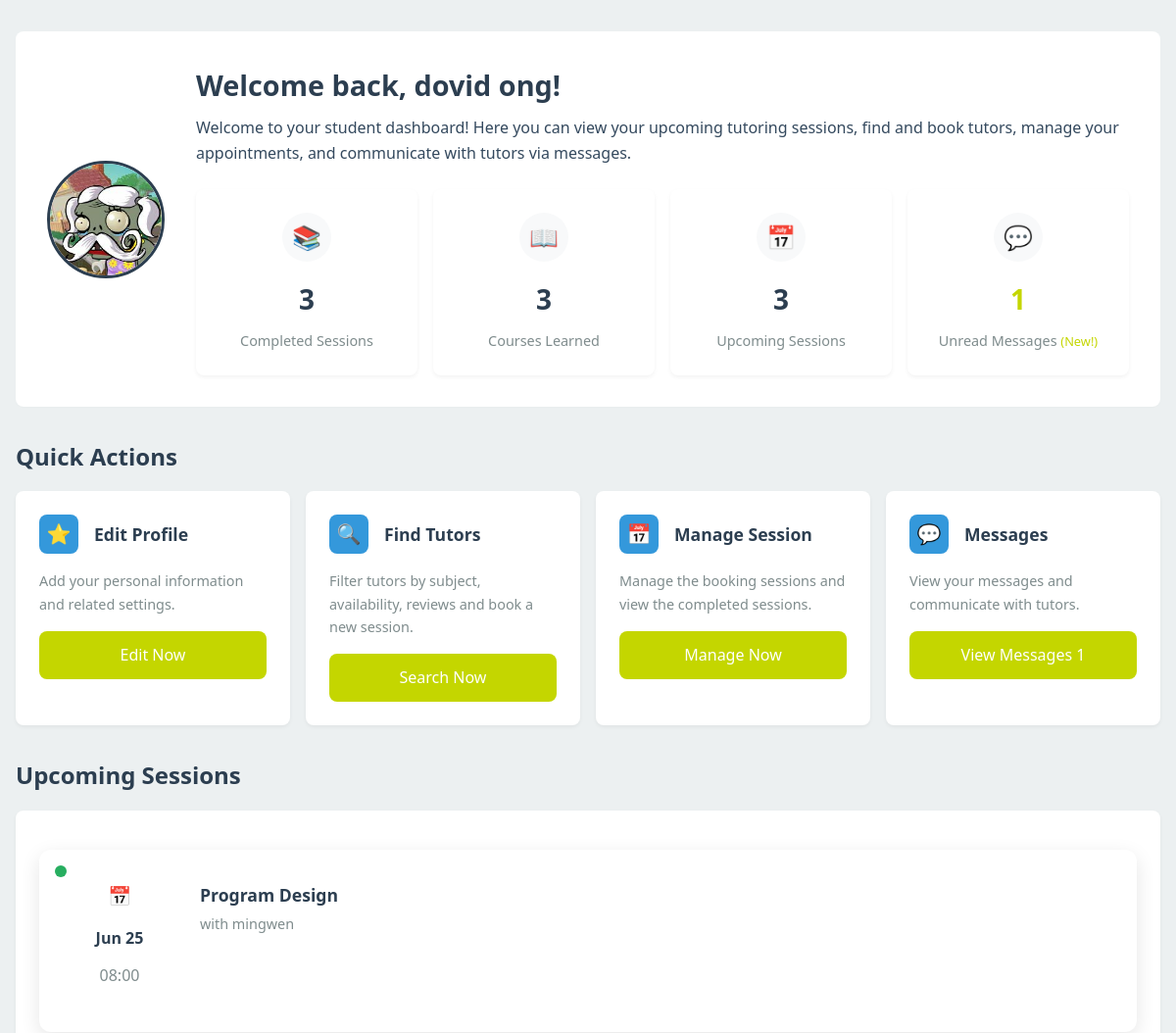
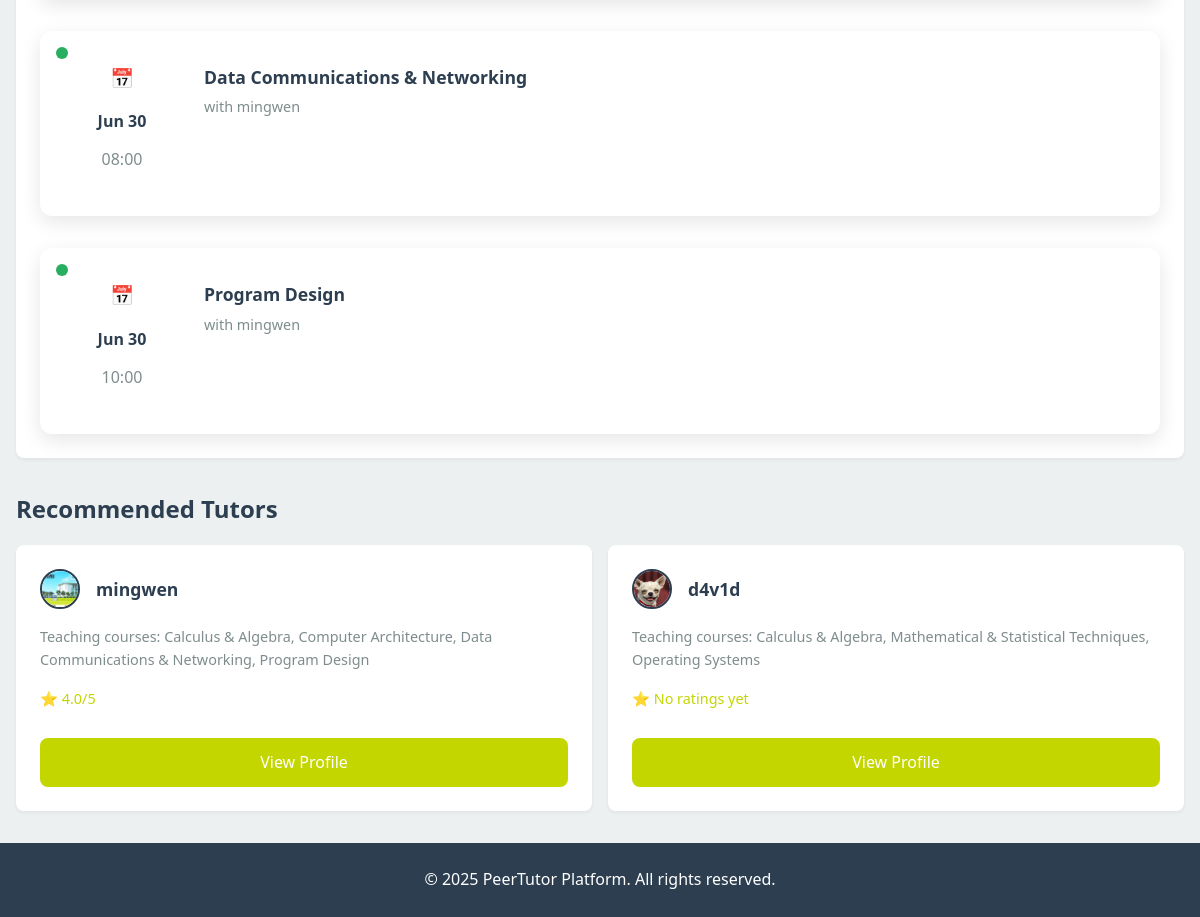
The app's page /student_main_page.php (signed in) with its own data (2 pictures, top to bottom).
### tables this page shows
CREATE TABLE `user` (
  `user_id` int(11) NOT NULL,
  `username` varchar(50) NOT NULL,
  `password` varchar(255) DEFAULT NULL,
  `email` varchar(100) NOT NULL,
  `role` enum('student','tutor','admin') NOT NULL,
  `first_name` varchar(50) NOT NULL,
  `last_name` varchar(50) NOT NULL,
  `phone` varchar(20) DEFAULT NULL,
  `profile_image` varchar(255) DEFAULT NULL,
  `is_active` tinyint(1) DEFAULT 1,
  `created_at` timestamp NOT NULL DEFAULT current_timestamp(),
  `last_login` datetime DEFAULT NULL,
  `reset_token_hash` varchar(64) DEFAULT NULL,
  `reset_token_expires_at` datetime DEFAULT NULL
);

CREATE TABLE `session` (
  `session_id` int(11) NOT NULL,
  `tutor_id` int(11) NOT NULL,
  `student_id` int(11) NOT NULL,
  `course_id` int(11) NOT NULL,
  `location_id` int(11) DEFAULT NULL,
  `status` enum('pending','confirmed','rejected','completed','cancelled') NOT NULL DEFAULT 'pending',
  `start_datetime` datetime NOT NULL,
  `end_datetime` datetime NOT NULL,
  `cancellation_deadline` datetime GENERATED ALWAYS AS (`start_datetime` - interval 24 hour) STORED,
  `cancellation_reason` text DEFAULT NULL,
  `cancelled_by` int(11) DEFAULT NULL,
  `created_at` timestamp NOT NULL DEFAULT current_timestamp(),
  `email_sent` tinyint(1) DEFAULT 0
);

CREATE TABLE `course` (
  `id` int(11) NOT NULL,
  `course_name` varchar(100) NOT NULL,
  `details` text DEFAULT NULL,
  `status` enum('active','inactive') DEFAULT 'active',
  `created_at` timestamp NOT NULL DEFAULT current_timestamp(),
  `updated_at` timestamp NOT NULL DEFAULT current_timestamp() ON UPDATE current_timestamp()
);

### student_main_page.php (the view, shortened to what this page needs)
<?php
require_once "db_connection.php";
$user_id = $_SESSION['user_id'];
$user_query = "SELECT username, email, role, first_name, last_name, profile_image, created_at FROM user WHERE user_id = ?";
$stmt = $conn->prepare($user_query);
$stmt->bind_param("i", $user_id);
$stmt->execute();
$user_result = $stmt->get_result();
$user_data = $user_result->fetch_assoc();
$first_name = $user_data['first_name'] ?: '';
$last_name = $user_data['last_name'] ?: '';
$profile_image = $user_data['profile_image'];
$upcoming_sessions = [];
$upcoming_sessions_query = "
    SELECT s.session_id, s.created_at AS session_date, s.status, c.course_name AS subject,
           u.username AS tutor_name, s.start_datetime, s.end_datetime
    FROM session s
    JOIN user u ON s.tutor_id = u.user_id
    JOIN course c ON s.course_id = c.id
    WHERE s.student_id = ? AND s.status = 'confirmed' AND s.end_datetime > NOW()
    ORDER BY s.start_datetime";
try {
    $stmt = $conn->prepare($upcoming_sessions_query);
    if ($stmt) {
        $stmt->bind_param("i", $user_id);
        $stmt->execute();
        $upcoming_sessions_result = $stmt->get_result();
        while ($row = $upcoming_sessions_result->fetch_assoc()) {
            $upcoming_sessions[] = $row;
        }
    } else {
        error_log("Failed to prepare upcoming sessions query: " . $conn->error);
    }
} catch (Exception $e) {
    error_log("Error in upcoming sessions query: " . $e->getMessage());
}
$completed_sessions = 0;
$completed_sessions_query = "SELECT COUNT(*) AS completed_count FROM session WHERE student_id = ? AND status = 'completed'";
try {
    $stmt = $conn->prepare($completed_sessions_query);
    if ($stmt) {
        $stmt->bind_param("i", $user_id);
        $stmt->execute();
        $completed_result = $stmt->get_result();
        $completed_data = $completed_result->fetch_assoc();
        $completed_sessions = $completed_data['completed_count'];
    } else {
        error_log("Failed to prepare completed sessions query: " . $conn->error);
    }
} catch (Exception $e) {
    error_log("Error in completed sessions query: " . $e->getMessage());
}
$subjects_count = 0;
$subjects_query = "SELECT COUNT(DISTINCT course_id) AS subjects_count FROM session WHERE student_id = ?";
try {
    $stmt = $conn->prepare($subjects_query);
    if ($stmt) {
        $stmt->bind_param("i", $user_id);
        $stmt->execute();
        $subjects_result = $stmt->get_result();
        $subjects_data = $subjects_result->fetch_assoc();
        $subjects_count = $subjects_data['subjects_count'];
    } else {
        error_log("Failed to prepare subjects count query: " . $conn->error);
    }
} catch (Exception $e) {
    error_log("Error in subjects count query: " . $e->getMessage());
}
$unread_messages = 0;
$unread_messages_query = "SELECT COUNT(*) AS unread_count FROM message WHERE receiver_id = ? AND is_read = 0";
try {
    $stmt = $conn->prepare($unread_messages_query);
    if ($stmt) {
        $stmt->bind_param("i", $user_id);
        $stmt->execute();
        $messages_result = $stmt->get_result();
        $messages_data = $messages_result->fetch_assoc();
        $unread_messages = $messages_data['unread_count'];
    } else {
        error_log("Failed to prepare unread messages query: " . $conn->error);
    }
} catch (Exception $e) {
    error_log("Error in unread messages query: " . $e->getMessage());
}
$recommended_tutors = [];
$recommended_tutors_query = "
    SELECT
        u.user_id AS tutor_id,
        u.username,
        u.profile_image,
        u.first_name,
        GROUP_CONCAT(DISTINCT c.course_name ORDER BY c.course_name SEPARATOR ', ') AS subjects,
        COALESCE(AVG(r.rating), 0) AS avg_rating
    FROM user u
    JOIN tutorsubject ts ON u.user_id = ts.tutor_id
    JOIN course c ON ts.course_id = c.id
    LEFT JOIN review r ON u.user_id = r.tutor_id
    WHERE u.role = 'tutor'
    GROUP BY u.user_id, u.username, u.profile_image, u.first_name
    ORDER BY avg_rating DESC, u.username ASC
    LIMIT 3";
try {
    $stmt = $conn->prepare($recommended_tutors_query);
    if ($stmt) {
        $stmt->execute();
        $tutors_result = $stmt->get_result();
        while ($row = $tutors_result->fetch_assoc()) {
            $recommended_tutors[] = $row;
        }
    } else {
        error_log("Failed to prepare recommended tutors query: " . $conn->error);
        $_SESSION['error'] = "Failed to load recommended tutors.";
    }
} catch (Exception $e) {
    error_log("Error in recommended tutors query: " . $e->getMessage());
    $_SESSION['error'] = "Error loading tutors.";
}
?>
<!DOCTYPE html>
<html lang="en">
<head>
</head>
<body>
    <?php include 'header/stud_head.php'; ?>
    <main>
        <section class="welcome-section">
            <div class="profile-image-container">
                <?php if ($profile_image): ?>
                    <img src="<?php echo htmlspecialchars($profile_image); ?>" alt="Profile" class="profile-image">
                <?php else: ?>
                    <div class="profile-image-placeholder"><?php echo strtoupper(substr($first_name, 0, 1)); ?></div>
                <?php endif; ?>
            </div>
            <div class="welcome-info">
                <h1 class="welcome-title">Welcome back, <?php echo htmlspecialchars($first_name . ' ' . $last_name); ?>!</h1>
                <p>Welcome to your student dashboard! Here you can view your upcoming tutoring sessions, find and book tutors, manage your appointments, and communicate with tutors via messages.</p>
                <div class="stats-container">
                    <div class="stat-card">
                        <div class="stat-icon">📚</div>
                        <div class="stat-value"><?php echo $completed_sessions; ?></div>
                        <div class="stat-label">Completed Sessions</div>
                    </div>
                    <div class="stat-card">
                        <div class="stat-icon">📖</div>
                        <div class="stat-value"><?php echo $subjects_count; ?></div>
                        <div class="stat-label">Courses Learned</div>
                    </div>
                    <div class="stat-card">
                        <div class="stat-icon">📅</div>
                        <div class="stat-value"><?php echo count($upcoming_sessions); ?></div>
                        <div class="stat-label">Upcoming Sessions</div>
                    </div>
                    <div class="stat-card" onclick="window.location.href='messages.php'" title="Click to view messages">
                        <div class="stat-icon">💬</div>
                        <div class="stat-value" style="color: <?php echo ($unread_messages > 0) ? 'var(--accent)' : 'var(--dark-gray)'; ?>">
                            <?php echo ($unread_messages > 0) ? $unread_messages : '-'; ?>
                        </div>
                        <div class="stat-label">
                            Unread Messages
                            <?php if ($unread_messages > 0): ?>
                                <span style="font-size: 0.8rem; color: var(--accent)">(New!)</span>
                            <?php endif; ?>
                        </div>
                    </div>
                </div>
            </div>
        </section>
        <h2 class="section-title">Quick Actions</h2>
        <div class="quick-actions">
            <div class="action-card" onclick="window.location.href='student_profile.php'">
                <div class="action-header">
                    <div class="action-icon">⭐</div>
                    <div class="action-title">Edit Profile</div>
                </div>
                <p class="action-description">Add your personal information and related settings.</p>
                <a href="student_profile.php" class="btn">Edit Now</a>
            </div>
            <div class="action-card" onclick="window.location.href='find_tutors.php'">
                <div class="action-header">
                    <div class="action-icon">🔍</div>
                    <div class="action-title">Find Tutors</div>
                </div>
                <p class="action-description">Filter tutors by subject, availability, reviews and book a new session.</p>
                <a href="find_tutors.php" class="btn">Search Now</a>
            </div>
            <div class="action-card" onclick="window.location.href='student_sessions.php'">
                <div class="action-header">
                    <div class="action-icon">📅</div>
                    <div class="action-title">Manage Session</div>
                </div>
                <p class="action-description">Manage the booking sessions and view the completed sessions.</p>
                <a href="student_sessions.php" class="btn">Manage Now</a>
            </div>
            <div class="action-card" onclick="window.location.href='messages.php'">
                <div class="action-header">
                    <div class="action-icon">💬</div>
                    <div class="action-title">Messages</div>
                </div>
                <p class="action-description">View your messages and communicate with tutors.</p>
                <a href="messages.php" class="btn">View Messages <?php if ($unread_messages > 0): ?><span class="notification-badge"><?php echo $unread_messages; ?></span><?php endif; ?></a>
            </div>
        </div>
        <h2 class="section-title">Upcoming Sessions</h2>
        <div class="upcoming-sessions">
            <div class="session-list">
                <?php if (count($upcoming_sessions) > 0): ?>
                    <?php foreach ($upcoming_sessions as $session): ?>
                        <?php
                        $session_date = new DateTime($session['start_datetime']);
                        $today = new DateTime('today');
                        $tomorrow = new DateTime('tomorrow');
                        if ($session_date->format('Y-m-d') == $today->format('Y-m-d')) {
                            $date_display = "Today";
                        } elseif ($session_date->format('Y-m-d') == $tomorrow->format('Y-m-d')) {
                            $date_display = "Tomorrow";
                        } else {
                            $date_display = $session_date->format('M d');
                        }
                        ?>
                        <div class="session-card">
                            <div class="session-status"></div>
                            <div class="session-time">
                                <span class="icon">📅</span>
                                <div class="date"><?php echo $date_display; ?></div>
                                <div class="time"><?php echo $session_date->format('H:i'); ?></div>
                            </div>
                            <div class="session-info">
                                <div class="session-subject"><?php echo htmlspecialchars($session['subject']); ?></div>
                                <div class="session-tutor">with <?php echo htmlspecialchars($session['tutor_name']); ?></div>
                            </div>
                        </div>
                    <?php endforeach; ?>
                <?php endif; ?>
            </div>
        </div>
        <h2 class="section-title">Recommended Tutors</h2>
        <div class="quick-actions">
            <?php if (count($recommended_tutors) > 0): ?>
                <?php foreach ($recommended_tutors as $tutor): ?>
                    <div class="action-card">
                        <div class="action-header">
                            <?php if ($tutor['profile_image']): ?>
                                <img src="<?php echo htmlspecialchars($tutor['profile_image']); ?>" alt="Tutor Avatar" class="tutor-avatar">
                            <?php else: ?>
                                <div class="tutor-avatar-placeholder"><?php echo strtoupper(substr($tutor['first_name'], 0, 1)); ?></div>
                            <?php endif; ?>
                            <div class="action-title"><?php echo htmlspecialchars($tutor['username']); ?></div>
                        </div>
                        <p class="action-description">Teaching courses: <?php echo htmlspecialchars($tutor['subjects']); ?></p>
                        <p class="rating">
                            ⭐
                            <?php
                            if ($tutor['avg_rating'] > 0) {
                                echo number_format($tutor['avg_rating'], 1) . '/5';
                            } else {
                                echo 'No ratings yet';
                            }
                            ?>
                        </p>
                        <a href="appointments.php?tutor_id=<?php echo $tutor['tutor_id']; ?>" class="btn">View Profile</a>
                    </div>
                <?php endforeach; ?>
            <?php endif; ?>
        </div>
    </main>
    <footer>
        <p>© <?php echo date('Y'); ?> PeerTutor Platform. All rights reserved.</p>
    </footer>
</body>
</html>

### records on screen
user: profile_image (picture), first_name+last_name "dovid ong"
session: start_datetime "Jun 25", start_datetime "08:00", course.course_name "Program Design", tutor.username "mingwen"
session: start_datetime "Jun 30", start_datetime "08:00", course.course_name "Data Communications & Networking", tutor.username "mingwen"
session: start_datetime "Jun 30", start_datetime "10:00", course.course_name "Program Design", tutor.username "mingwen"
user: profile_image (picture), username "mingwen", subjects "Calculus & Algebra, Computer Architecture, Data Communications & Networking, Program Design", avg_rating "4.0"
user: profile_image (picture), username "d4v1d", subjects "Calculus & Algebra, Mathematical & Statistical Techniques, Operating Systems", shows "No ratings yet"

### other values on screen
$completed_sessions "3"
$subjects_count "3"
count($upcoming_sessions) "3"
$unread_messages "1"
